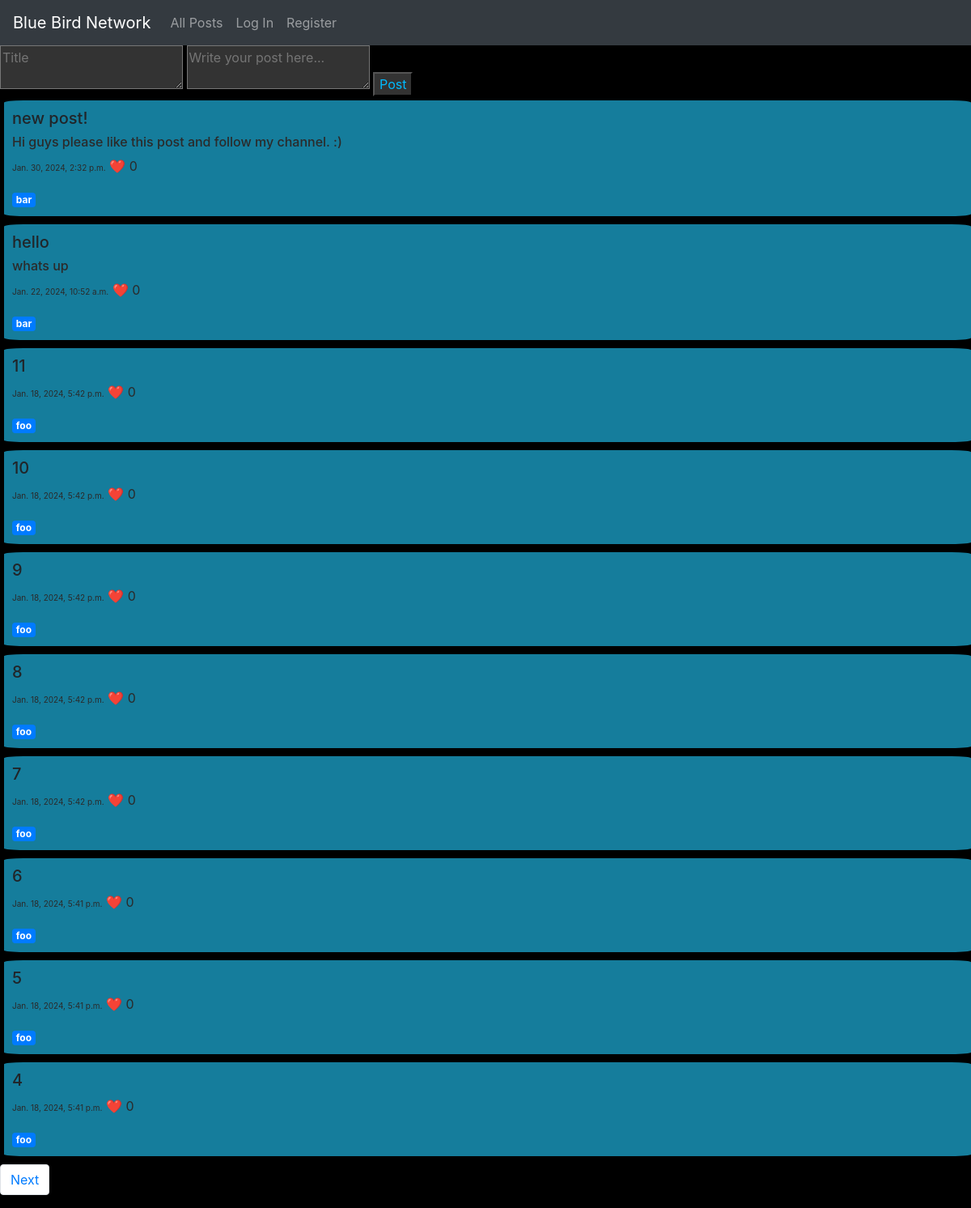
The app's page /, older data.
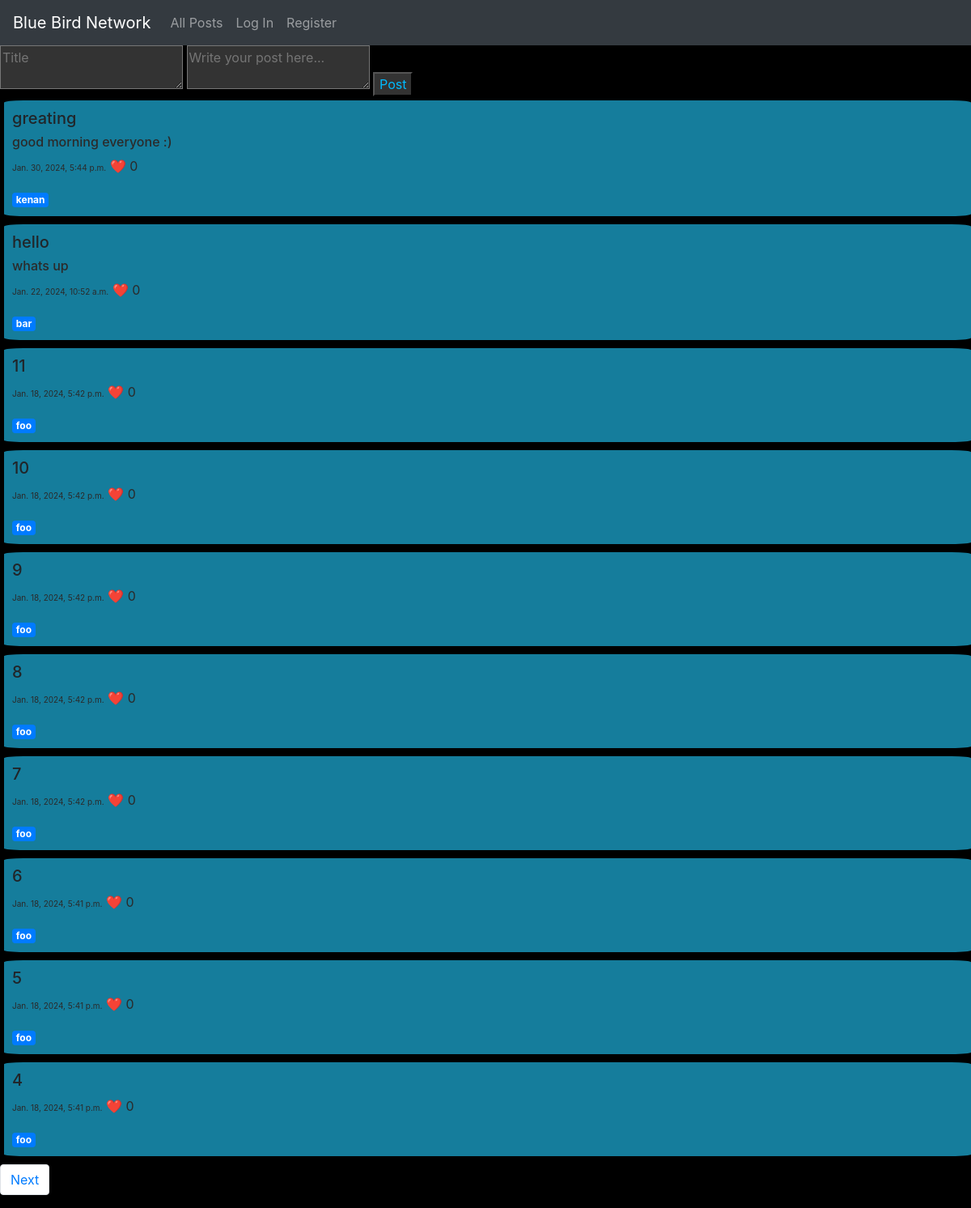
The same page, newer data.
### network/models.py (models this page shows, shortened)
class Tweet(models.Model):
    user = models.ForeignKey(User, on_delete=models.CASCADE, related_name= "user1")
    title = models.CharField(max_length=64)
    content = models.TextField()
    timestamp = models.DateTimeField(auto_now_add=True)
    likes = models.IntegerField(default = 0)

class User(AbstractUser):
    pass

### network/views.py (the view)
# urls.py: path("", views.index, name="index"),
def index(request):
    pageNumber = int(request.GET.get('page', 1))
    nextPageUrl = '?page=' + str(pageNumber + 1)
    lastPageUrl = '?page=' + str(pageNumber - 1) if pageNumber > 1 else ""
    displacementAmount = (pageNumber - 1) * 10
    old_posts = Tweet.objects.all().order_by("-timestamp")[displacementAmount:displacementAmount+10]
    morePosts = Tweet.objects.all().order_by("-timestamp")[displacementAmount+10:displacementAmount+20].exists()
    return render(request, "network/index.html", {'old_posts': old_posts, 'nextPageUrl': nextPageUrl , 'lastPageUrl': lastPageUrl, "more_posts":morePosts})

### network/templates/network/index.html (shortened to what this page needs)
{% extends "network/layout.html" %}
{% block body %}
    <html lang="en">
        <body>
            <form id="post-form" method="POST">
                <textarea id="title-content" name="title" placeholder="Title" style="background-color: #333; color: #fff;"></textarea>
                <textarea id="post-content" name="content" placeholder="Write your post here..." style="background-color: #333; color: #fff;"></textarea>
                <input style="margin-bottom: 5px; background-color: #333; color: #00bbff;" id="submit-post" type="submit" value="Post">
            </form>
            {% for post in old_posts %}
                <div id = "old_posts" data-id = "{{ post.id }}">
                    <h5>{{ post.title }}</h5>
                    <h6 id = "original-text" style="color:rgb(43, 42, 42);">{{ post.content }}</h6>
                    <p style=" color:rgb(43, 42, 42);"><span style = "font-size: x-small;">{{ post.timestamp }}</span> ❤️ <span>{{ post.likes }}</span></p>
                    <a href="{% url 'smprofile' post.user.username %}" class="badge badge-primary">{{ post.user }}</a>
                </div>
            {% endfor %}
            <nav aria-label="Page navigation example">
                <ul class="pagination">
                    {% if more_posts %}
                    <li class="page-item"><a class="page-link" href="{{ nextPageUrl }}">Next</a></li>
                    {% endif %}
                </ul>
            </nav>
        </body>
    </html>
{% endblock %}

### network/templates/network/layout.html (shortened to what this page needs)
{% load static %}
<!DOCTYPE html>
<html lang="en">
    <head>
        <link rel="stylesheet" href="https://stackpath.bootstrapcdn.com/bootstrap/4.4.1/css/bootstrap.min.css">
        <link href="{% static 'network/styles.css' %}" rel="stylesheet">
    </head>
    <body>
        <nav class="navbar navbar-expand-lg navbar-dark bg-dark">
            <a class="navbar-brand" href="{% url 'index' %}">Blue Bird Network</a>
            <div>
              <ul class="navbar-nav mr-auto">
                <li class="nav-item">
                  <a class="nav-link" href="{% url 'index' %}">All Posts</a>
                </li>
                {% if user.is_authenticated %}
                    <li class="nav-item">
                        <a class="nav-link" href="{% url 'followingpage' %}">Following</a>
                    </li>
                    <li class="nav-item">
                        <a class="nav-link" href="{% url 'logout' %}">Log Out</a>
                    </li>
                {% else %}
                    <li class="nav-item">
                        <a class="nav-link" href="{% url 'login' %}">Log In</a>
                    </li>
                    <li class="nav-item">
                        <a class="nav-link" href="{% url 'register' %}">Register</a>
                    </li>
                {% endif %}
              </ul>
            </div>
          </nav>
        <div class="body">
            {% block body %}
            {% endblock %}
        </div>
    </body>
</html>

### network/static/network/styles.css (style rules this page uses)
#old_posts { background-color: #157d9c; padding: 10px; margin-bottom: 10px; animation-name: hide; animation-duration: 2s; animation-fill-mode: forwards; animation-play-state: paused; border-radius: 2%; margin-left: 5px; }
body { background-color: black; }

Row changes from the older to the newer data that the page shows:
removed Tweet: title "new post!", content "Hi guys please like this post and follow my channel. :)", timestamp "Jan. 30, 2024, 2:32 p.m.", likes "0", user "bar"
added Tweet: title "greating", content "good morning everyone :)", timestamp "Jan. 30, 2024, 5:44 p.m.", likes "0", user "kenan"
